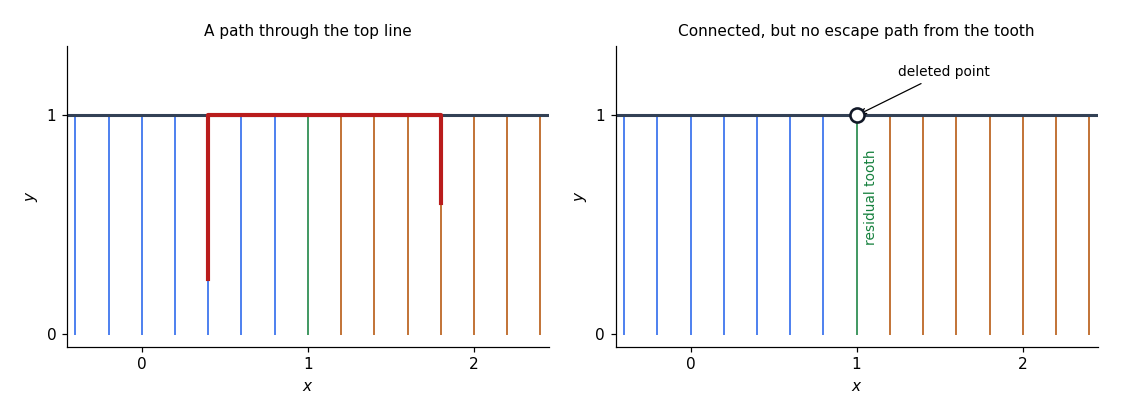

This chart was generated by the following Python code:
"""Generate 2015-rational-comb.png in the current directory; Python 3.14, NumPy/Matplotlib."""
import matplotlib
matplotlib.use('Agg')
import matplotlib.pyplot as plt
import numpy as np


def main():
    fig, axes = plt.subplots(1, 2, figsize=(10.2, 3.8), dpi=110, facecolor='white')
    teeth = np.unique(np.r_[np.arange(-2, 13) / 5, 1.0])
    for panel, ax in enumerate(axes):
        for q in teeth:
            color = '#2563eb' if q < 1 else '#b45309' if q > 1 else '#15803d'
            ax.plot([q, q], [0, 1], color=color, lw=1.3, alpha=0.8)
        ax.plot([-0.45, 2.45], [1, 1], color='#334155', lw=2)
        if panel:
            ax.scatter([1], [1], s=85, facecolors='white', edgecolors='#111827', lw=1.7, zorder=6)
            ax.annotate('deleted point', xy=(1, 1), xytext=(1.25, 1.18),
                        fontsize=9, arrowprops={'arrowstyle': '->', 'lw': 0.8})
            ax.text(1.045, 0.42, 'residual tooth', rotation=90, color='#15803d', fontsize=9)
        else:
            ax.plot([0.4, 0.4, 1.8, 1.8], [0.25, 1, 1, 0.6], color='#b91c1c', lw=2.7)
        ax.set(xlim=(-0.45, 2.45), ylim=(-0.06, 1.32), xlabel='$x$', ylabel='$y$')
        ax.set_yticks([0, 1])
        ax.set_xticks([0, 1, 2])
        ax.spines[['top', 'right']].set_visible(False)
        ax.set_facecolor('white')
        ax.set_title('A path through the top line' if not panel else 'Connected, but no escape path from the tooth', fontsize=10)
    fig.tight_layout(pad=1.6)
    fig.savefig('2015-rational-comb.png', dpi=110, facecolor='white')
    plt.close(fig)


if __name__ == '__main__':
    main()
